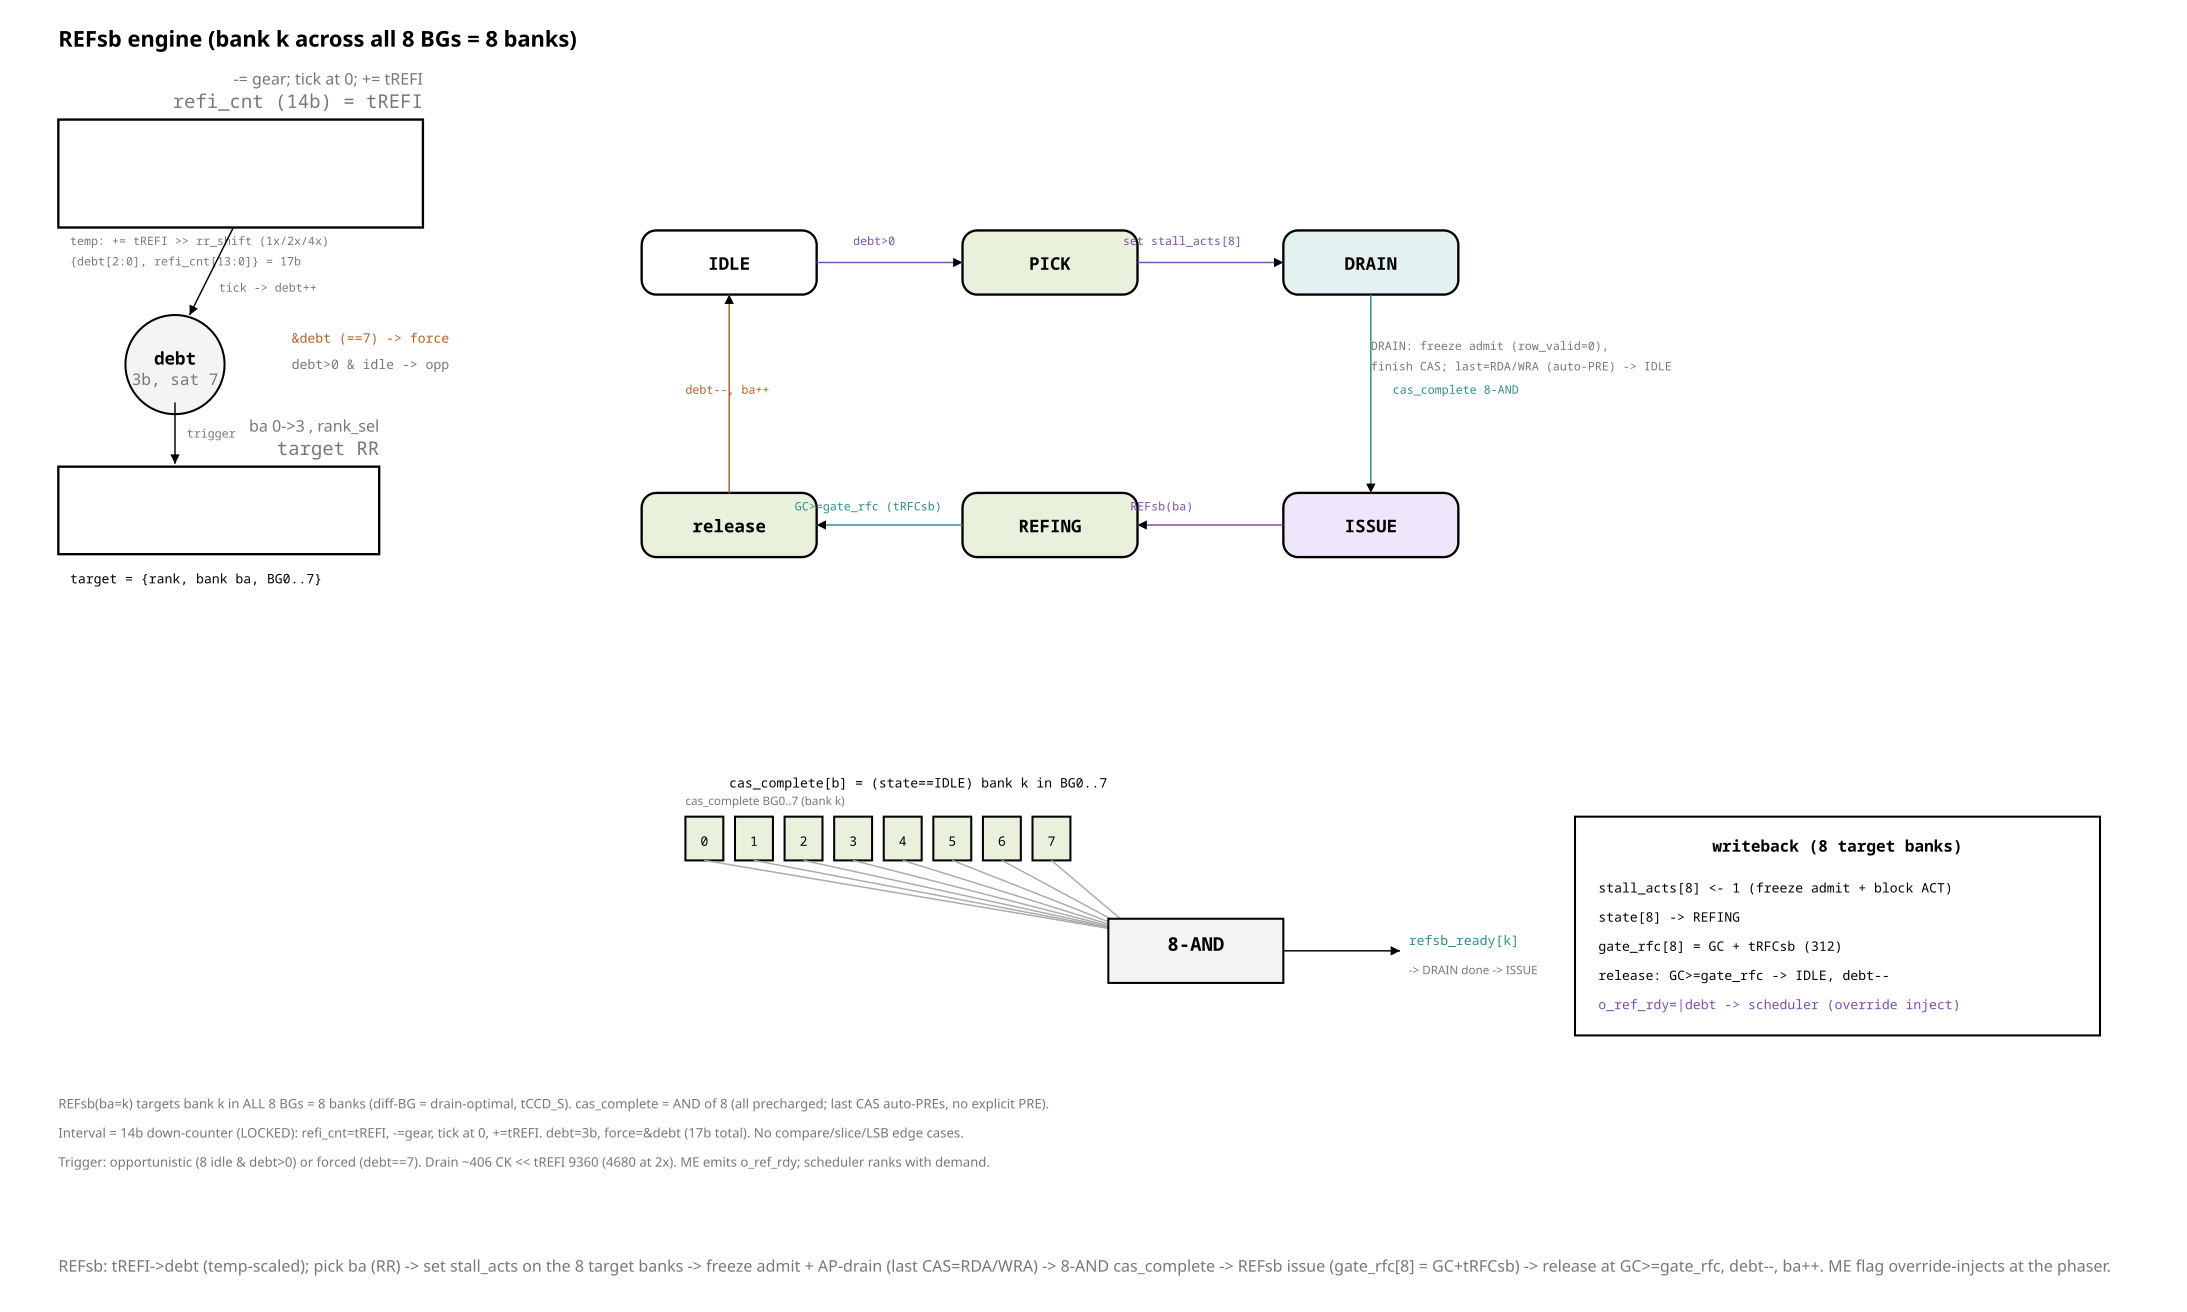

Python code for this plot:
from rtlfig import (Fig, MUTED, FILL_NEW, FILL_LOGIC, FILL_CELL, FILL_ACTIVE,
                    FAINT, INK, PAPER, W_CELL)

# fig_65 — REFsb engine: interval->debt, target RR, drain handshake, 8-AND ready
# combine, gate_rfc writeback. REFsb(ba=k) = bank k across all 8 BGs (8 banks).

CMP = "#2a8f86"; ISSUE = "#7a4fb0"; GREEN = "#3d8c40"; ME = "#b0602a"

f = Fig(1500, 900)


def state(cx, cy, name, fill=PAPER, w=120, h=44):
    f.rect(cx - w / 2, cy - h / 2, w, h, fill=fill, width=1.6, rx=10)
    f.text(cx, cy + 5, name, size=12, anchor="middle", bold=True)


f.text(40, 32, "REFsb engine  (bank k across all 8 BGs = 8 banks)", size=15,
       mono=False, bold=True)

# ---------- left: 14b down-counter interval + 3b debt ----------
f.block(40, 82, 250, 74, "refi_cnt (14b) = tREFI", "-= gear; tick at 0; += tREFI")
f.text(48, 168, "temp: += tREFI >> rr_shift (1x/2x/4x)", size=8, mono=True, fill=MUTED)
f.text(48, 182, "{debt[2:0], refi_cnt[13:0]} = 17b", size=8, mono=True, fill=MUTED)
f.counter(120, 250, 34, "debt", "3b, sat 7")
f.line(160, 156, 130, 216, arrow=True)
f.text(150, 200, "tick -> debt++", size=8, mono=True, fill=MUTED)
f.text(200, 235, "&debt (==7) -> force", size=9, mono=True, fill=ME)
f.text(200, 253, "debt>0 & idle -> opp", size=9, mono=True, fill=MUTED)

# target rotation
f.block(40, 320, 220, 60, "target RR", "ba 0->3 , rank_sel")
f.line(120, 276, 120, 318, arrow=True)
f.text(128, 300, "trigger", size=8, mono=True, fill=MUTED)
f.text(48, 400, "target = {rank, bank ba, BG0..7}", size=9, mono=True, fill=INK)

# ---------- FSM ----------
IDLE = (500, 180); PICK = (720, 180); DRAIN = (940, 180)
ISS = (940, 360); REFING = (720, 360); REL = (500, 360)
state(*IDLE, "IDLE")
state(*PICK, "PICK", FILL_CELL)
state(*DRAIN, "DRAIN", FILL_ACTIVE)
state(*ISS, "ISSUE", FILL_NEW)
state(*REFING, "REFING", FILL_CELL)
state(*REL, "release", FILL_CELL)


def edge(p1, p2, col, lab, lx, ly, curve=None):
    f.path(curve, arrow=True, stroke=col) if curve else \
        f.line(p1[0], p1[1], p2[0], p2[1], arrow=True, stroke=col)
    f.text(lx, ly, lab, size=8, mono=True, fill=col)


edge(IDLE, PICK, ISSUE, "debt>0", 585, 168,
     f"M{IDLE[0]+60} {IDLE[1]} L{PICK[0]-60} {PICK[1]}")
edge(PICK, DRAIN, ISSUE, "set stall_acts[8]", 770, 168,
     f"M{PICK[0]+60} {PICK[1]} L{DRAIN[0]-60} {DRAIN[1]}")
edge(DRAIN, ISS, CMP, "cas_complete 8-AND", 955, 270,
     f"M{DRAIN[0]} {DRAIN[1]+22} L{ISS[0]} {ISS[1]-22}")
edge(ISS, REFING, ISSUE, "REFsb(ba)", 775, 350,
     f"M{ISS[0]-60} {ISS[1]} L{REFING[0]+60} {REFING[1]}")
edge(REFING, REL, CMP, "GC>=gate_rfc (tRFCsb)", 545, 350,
     f"M{REFING[0]-60} {REFING[1]} L{REL[0]+60} {REL[1]}")
edge(REL, IDLE, ME, "debt--, ba++", 470, 270,
     f"M{REL[0]} {REL[1]-22} L{IDLE[0]} {IDLE[1]+22}")

# ---------- drain: freeze + policy B ----------
f.text(940, 240, "DRAIN: freeze admit (row_valid=0),", size=8, mono=True, fill=MUTED)
f.text(940, 254, "finish CAS; last=RDA/WRA (auto-PRE) -> IDLE", size=8, mono=True, fill=MUTED)

# ---------- ready combine (8-AND) ----------
CY = 560
f.text(500, 540, "cas_complete[b] = (state==IDLE)  bank k in BG0..7", size=9,
       mono=True, fill=INK)
for i in range(8):
    x = 470 + i * 34
    f.rect(x, CY, 26, 30, fill=FILL_CELL, width=W_CELL)
    f.text(x + 13, CY + 20, str(i), size=9, anchor="middle")
    f.line(x + 13, CY + 30, 780, 640, arrow=False, stroke=FAINT)
f.text(470, CY - 8, "cas_complete  BG0..7 (bank k)", size=8, mono=False, fill=MUTED)
f.logic(760, 630, 120, 44, "8-AND", "", top=True)
f.line(880, 652, 960, 652, arrow=True)
f.text(966, 648, "refsb_ready[k]", size=9, mono=True, fill=CMP)
f.text(966, 668, "-> DRAIN done -> ISSUE", size=8, mono=False, fill=MUTED)

# ---------- writeback to scoreboard ----------
f.rect(1080, 560, 360, 150, fill=PAPER, width=1.4, stroke=INK)
f.text(1260, 584, "writeback (8 target banks)", size=11, anchor="middle", bold=True)
f.text(1096, 612, "stall_acts[8] <- 1   (freeze admit + block ACT)", size=9, mono=True)
f.text(1096, 632, "state[8] -> REFING", size=9, mono=True)
f.text(1096, 652, "gate_rfc[8] = GC + tRFCsb (312)", size=9, mono=True)
f.text(1096, 672, "release: GC>=gate_rfc -> IDLE, debt--", size=9, mono=True)
f.text(1096, 692, "o_ref_rdy=|debt -> scheduler (override inject)", size=9, mono=True, fill=ISSUE)

# ---------- notes ----------
f.text(40, 760, "REFsb(ba=k) targets bank k in ALL 8 BGs = 8 banks (diff-BG = drain-optimal, "
        "tCCD_S). cas_complete = AND of 8 (all precharged; last CAS auto-PREs, no explicit PRE).", size=9,
        mono=False, fill=MUTED)
f.text(40, 780, "Interval = 14b down-counter (LOCKED): refi_cnt=tREFI, -=gear, tick at 0, "
        "+=tREFI. debt=3b, force=&debt (17b total). No compare/slice/LSB edge cases.",
        size=9, mono=False, fill=MUTED)
f.text(40, 800, "Trigger: opportunistic (8 idle & debt>0) or forced (debt==7). Drain ~406 CK << "
        "tREFI 9360 (4680 at 2x). ME emits o_ref_rdy; scheduler ranks with demand.",
        size=9, mono=False, fill=MUTED)

f.caption(40, 872,
          "REFsb: tREFI->debt (temp-scaled); pick ba (RR) -> set stall_acts on the 8 target banks "
          "-> freeze admit + AP-drain (last CAS=RDA/WRA) -> 8-AND cas_complete -> REFsb issue (gate_rfc[8] "
          "= GC+tRFCsb) -> release at GC>=gate_rfc, debt--, ba++. ME flag override-injects at the phaser.")

f.save("fig_65_refsb_engine.svg")
print("wrote fig_65_refsb_engine.svg")
